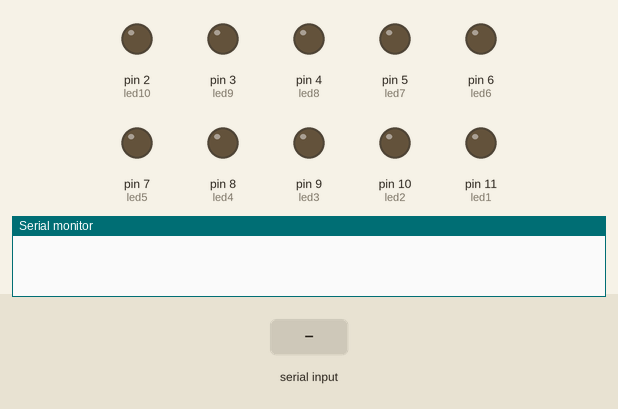
Simulated run of this sketch. Board: Arduino Uno, built with avr-gcc and run on an emulated ATmega328P. Parts: output pins drawn as LEDs (lit = HIGH), the last lines printed to the serial monitor. Inputs (shaded band) come from the test bench.

Above: at 1.2 s.
1.3 s: "3" received over Serial
At 1.45 s:
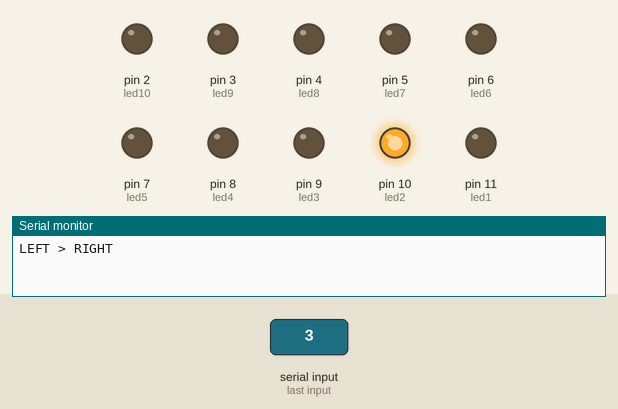
4.3 s: "1" received over Serial
At 5.3 s:
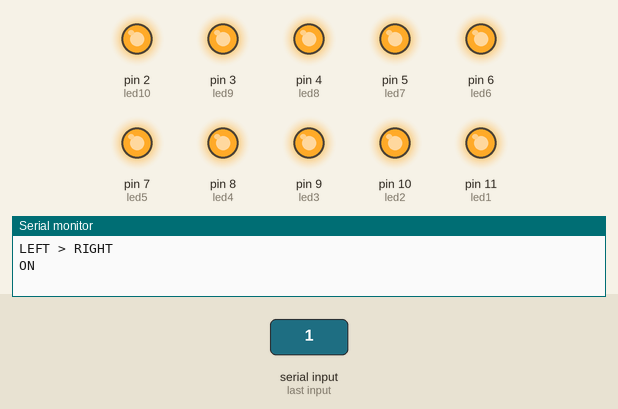
5.8 s: "4" received over Serial
At 5.95 s:
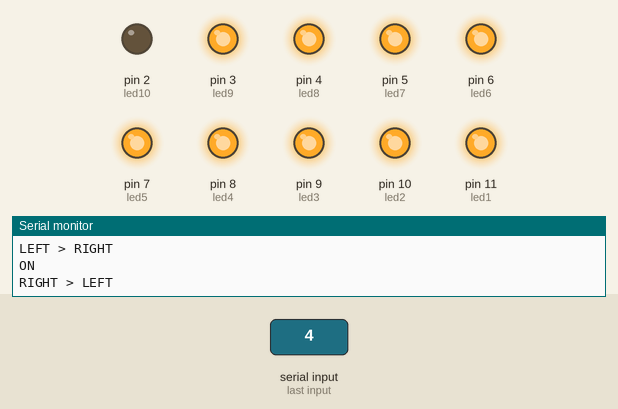
8.8 s: "5" received over Serial
At 8.95 s:
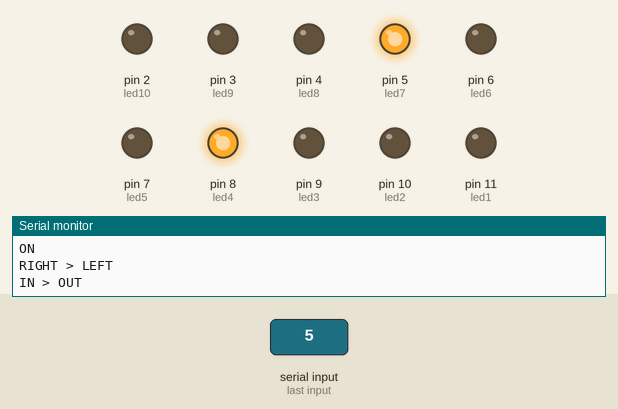
Timing chart, 0 to 11.8 s (numbered marks = the images above; inputs shaded):
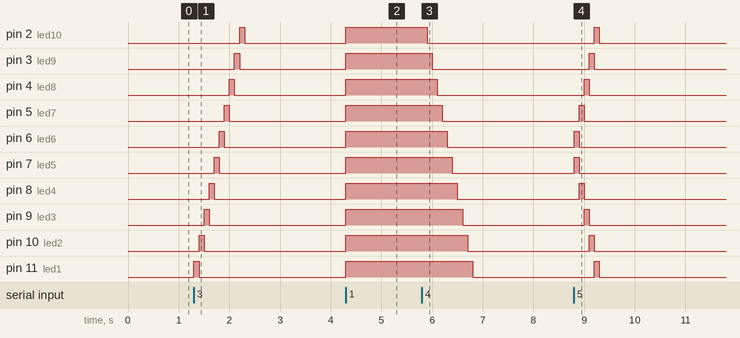

Measured:
- after the input at 1.3 s, pin 2 (led10): LOW → HIGH after 0.90 s, → LOW 0.10 s later; pin 3 (led9): LOW → HIGH after 0.80 s, → LOW 0.10 s later; pin 4 (led8): LOW → HIGH after 0.70 s, → LOW 0.10 s later; pin 5 (led7): LOW → HIGH after 0.60 s, → LOW 0.10 s later; pin 6 (led6): LOW → HIGH after 0.50 s, → LOW 0.10 s later
- after the input at 4.3 s, pin 2 (led10), pin 3 (led9), pin 4 (led8), pin 5 (led7), pin 6 (led6), pin 7 (led5), pin 8 (led4), pin 9 (led3), pin 10 (led2), pin 11 (led1): LOW → HIGH at once
- after the input at 5.8 s, pin 2 (led10): HIGH → LOW after 0.10 s; pin 3 (led9): HIGH → LOW after 0.20 s; pin 4 (led8): HIGH → LOW after 0.30 s; pin 5 (led7): HIGH → LOW after 0.40 s; pin 6 (led6): HIGH → LOW after 0.50 s
- after the input at 8.8 s, pin 2 (led10): LOW → HIGH after 0.40 s, → LOW 0.10 s later; pin 3 (led9): LOW → HIGH after 0.30 s, → LOW 0.10 s later

The sketch:

knightrider.ino
```cpp
//   ________  _______   ________         ___  ___          ___       __   ________  ___       ___       ___  ________
//  |\   __  \|\  ___ \ |\   ___  \      |\  \|\  \        |\  \     |\  \|\   __  \|\  \     |\  \     |\  \|\   ____\
//  \ \  \|\ /\ \   __/|\ \  \\ \  \     \ \  \ \  \       \ \  \    \ \  \ \  \|\  \ \  \    \ \  \    \ \  \ \  \___|_
//   \ \   __  \ \  \_|/_\ \  \\ \  \  __ \ \  \ \  \       \ \  \  __\ \  \ \   __  \ \  \    \ \  \    \ \  \ \_____  \
//    \ \  \|\  \ \  \_|\ \ \  \\ \  \|\  \\_\  \ \  \       \ \  \|\__\_\  \ \  \ \  \ \  \____\ \  \____\ \  \|____|\  \
//     \ \_______\ \_______\ \__\\ \__\ \________\ \__\       \ \____________\ \__\ \__\ \_______\ \_______\ \__\____\_\  \
//      \|_______|\|_______|\|__| \|__|\|________|\|__|        \|____________|\|__|\|__|\|_______|\|_______|\|__|\_________\
//                                                                                                              \|_________|
int led1 = 11;
int led2 = 10;
int led3 = 9;
int led4 = 8;
int led5 = 7;
int led6 = 6;
int led7 = 5;
int led8 = 4;
int led9 = 3;
int led10 = 2;
int randomNum;
char val;
void setup() {
    pinMode(led1, OUTPUT);
    pinMode(led2, OUTPUT);
    pinMode(led3, OUTPUT);
    pinMode(led4, OUTPUT);
    pinMode(led5, OUTPUT);
    pinMode(led6, OUTPUT);
    pinMode(led7, OUTPUT);
    pinMode(led8, OUTPUT);
    pinMode(led9, OUTPUT);
    pinMode(led10, OUTPUT);
    Serial.begin(9600);
}
void loop() {
    if (Serial.available()) {
        val = Serial.read();
        if (val == '1') {
            Serial.println("ON");
            digitalWrite(led1, HIGH);
            digitalWrite(led2, HIGH);
            digitalWrite(led3, HIGH);
            digitalWrite(led4, HIGH);
            digitalWrite(led5, HIGH);
            digitalWrite(led6, HIGH);
            digitalWrite(led7, HIGH);
            digitalWrite(led8, HIGH);
            digitalWrite(led9, HIGH);
            digitalWrite(led10, HIGH);
        }
        if (val == '2') {
            Serial.println("OFF");
            digitalWrite(led1, LOW);
            digitalWrite(led2, LOW);
            digitalWrite(led3, LOW);
            digitalWrite(led4, LOW);
            digitalWrite(led5, LOW);
            digitalWrite(led6, LOW);
            digitalWrite(led7, LOW);
            digitalWrite(led8, LOW);
            digitalWrite(led9, LOW);
            digitalWrite(led10, LOW);
        }
        if (val == '3') {
            Serial.println("LEFT > RIGHT");
            digitalWrite(led1, HIGH);
            delay(100);
            digitalWrite(led1, LOW);
            digitalWrite(led2, HIGH);
            delay(100);
            digitalWrite(led2, LOW);
            digitalWrite(led3, HIGH);
            delay(100);
            digitalWrite(led3, LOW);
            digitalWrite(led4, HIGH);
            delay(100);
            digitalWrite(led4, LOW);
            digitalWrite(led5, HIGH);
            delay(100);
            digitalWrite(led5, LOW);
            digitalWrite(led6, HIGH);
            delay(100);
            digitalWrite(led6, LOW);
            digitalWrite(led7, HIGH);
            delay(100);
            digitalWrite(led7, LOW);
            digitalWrite(led8, HIGH);
            delay(100);
            digitalWrite(led8, LOW);
            digitalWrite(led9, HIGH);
            delay(100);
            digitalWrite(led9, LOW);
            digitalWrite(led10, HIGH);
            delay(100);
            digitalWrite(led10, LOW);
        }
        if (val == '4') {
            Serial.println("RIGHT > LEFT");
            digitalWrite(led10, HIGH);
            delay(100);
            digitalWrite(led10, LOW);
            digitalWrite(led9, HIGH);
            delay(100);
            digitalWrite(led9, LOW);
            digitalWrite(led8, HIGH);
            delay(100);
            digitalWrite(led8, LOW);
            digitalWrite(led7, HIGH);
            delay(100);
            digitalWrite(led7, LOW);
            digitalWrite(led6, HIGH);
            delay(100);
            digitalWrite(led6, LOW);
            digitalWrite(led5, HIGH);
            delay(100);
            digitalWrite(led5, LOW);
            digitalWrite(led4, HIGH);
            delay(100);
            digitalWrite(led4, LOW);
            digitalWrite(led3, HIGH);
            delay(100);
            digitalWrite(led3, LOW);
            digitalWrite(led2, HIGH);
            delay(100);
            digitalWrite(led2, LOW);
            digitalWrite(led1, HIGH);
            delay(100);
            digitalWrite(led1, LOW);
        }
        if (val == '5') {
            Serial.println("IN > OUT");
            digitalWrite(led5, HIGH);
            digitalWrite(led6, HIGH);
            delay(100);
            digitalWrite(led5, LOW);
            digitalWrite(led6, LOW);
            digitalWrite(led4, HIGH);
            digitalWrite(led7, HIGH);
            delay(100);
            digitalWrite(led4, LOW);
            digitalWrite(led7, LOW);
            digitalWrite(led3, HIGH);
            digitalWrite(led8, HIGH);
            delay(100);
            digitalWrite(led3, LOW);
            digitalWrite(led8, LOW);
            digitalWrite(led2, HIGH);
            digitalWrite(led9, HIGH);
            delay(100);
            digitalWrite(led2, LOW);
            digitalWrite(led9, LOW);
            digitalWrite(led1, HIGH);
            digitalWrite(led10, HIGH);
            delay(100);
            digitalWrite(led1, LOW);
            digitalWrite(led10, LOW);
        }
        if (val == '6') {
            Serial.println("OUT > IN");
            digitalWrite(led1, HIGH);
            digitalWrite(led10, HIGH);
            delay(100);
            digitalWrite(led1, LOW);
            digitalWrite(led10, LOW);
            digitalWrite(led2, HIGH);
            digitalWrite(led9, HIGH);
            delay(100);
            digitalWrite(led2, LOW);
            digitalWrite(led9, LOW);
            digitalWrite(led3, HIGH);
            digitalWrite(led8, HIGH);
            delay(100);
            digitalWrite(led3, LOW);
            digitalWrite(led8, LOW);
            digitalWrite(led4, HIGH);
            digitalWrite(led7, HIGH);
            delay(100);
            digitalWrite(led4, LOW);
            digitalWrite(led7, LOW);
            digitalWrite(led5, HIGH);
            digitalWrite(led6, HIGH);
            delay(100);
            digitalWrite(led5, LOW);
            digitalWrite(led6, LOW);
        }
        if (val == '7') {
            Serial.println("FLASH");
            digitalWrite(led1, HIGH);
            digitalWrite(led2, HIGH);
            digitalWrite(led3, HIGH);
            digitalWrite(led4, HIGH);
            digitalWrite(led5, HIGH);
            digitalWrite(led6, HIGH);
            digitalWrite(led7, HIGH);
            digitalWrite(led8, HIGH);
            digitalWrite(led9, HIGH);
            digitalWrite(led10, HIGH);
            delay(100);
            digitalWrite(led1, LOW);
            digitalWrite(led2, LOW);
            digitalWrite(led3, LOW);
            digitalWrite(led4, LOW);
            digitalWrite(led5, LOW);
            digitalWrite(led6, LOW);
            digitalWrite(led7, LOW);
            digitalWrite(led8, LOW);
            digitalWrite(led9, LOW);
            digitalWrite(led10, LOW);
            delay(100);
        }
    }
}
```
